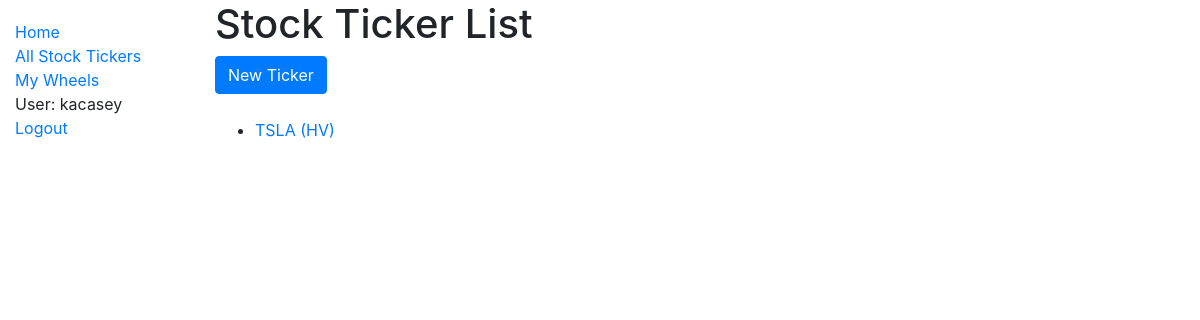
Before: /catalog/tickers/ (signed in) with the older database file.
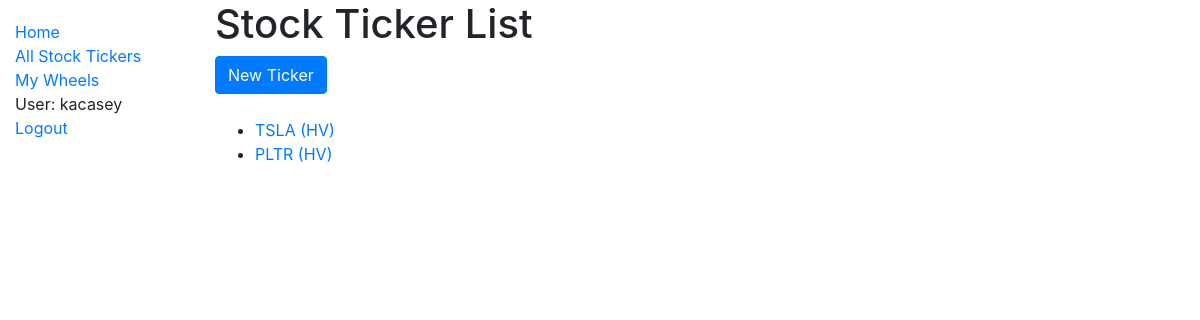
After: the same page with the newer database file.
### catalog/models.py (models this page shows, shortened)
class StockTicker(models.Model):
    name = models.CharField(max_length=200, help_text='Enter a ticker, like TSLA.', unique=True)
    class StockRecommendation(models.TextChoices):
        NONE = 'NO', _('None')
        STABLE = 'ST', _('Stable Choice')
        HIGHVOLATILITY = 'HV', _('High Volatility')
    recommendation = models.CharField(
        max_length=2,
        choices=StockRecommendation.choices,
        default=StockRecommendation.NONE,
    )
    def get_absolute_url(self):
        return reverse('ticker-detail', args=[str(self.id)])

### catalog/views.py (the view)
# urls.py: path('tickers/', views.StockTickerListView.as_view(), name='tickers'),
class StockTickerListView(generic.ListView):
    model = StockTicker

### catalog/templates/catalog/stockticker_list.html
{% extends "base_generic.html" %}
{% block content %}
  <h1>Stock Ticker List</h1>
  <a type="button" class="btn btn-primary" href="{% url 'ticker-create' %}">New Ticker</a>
  <br>
  <br>
  {% if stockticker_list %}
  <ul>
    {% for stockticker in stockticker_list %}
      <li>
        <a href="{{ stockticker.get_absolute_url }}">{{ stockticker.name }} ({{ stockticker.recommendation }})</a>
      </li>
    {% endfor %}
  </ul>
  {% else %}
    <p>There are no stock tickers</p>
  {% endif %}
{% endblock %}

Changed rows visible on the page:
added StockTicker: name "PLTR", recommendation "HV"
